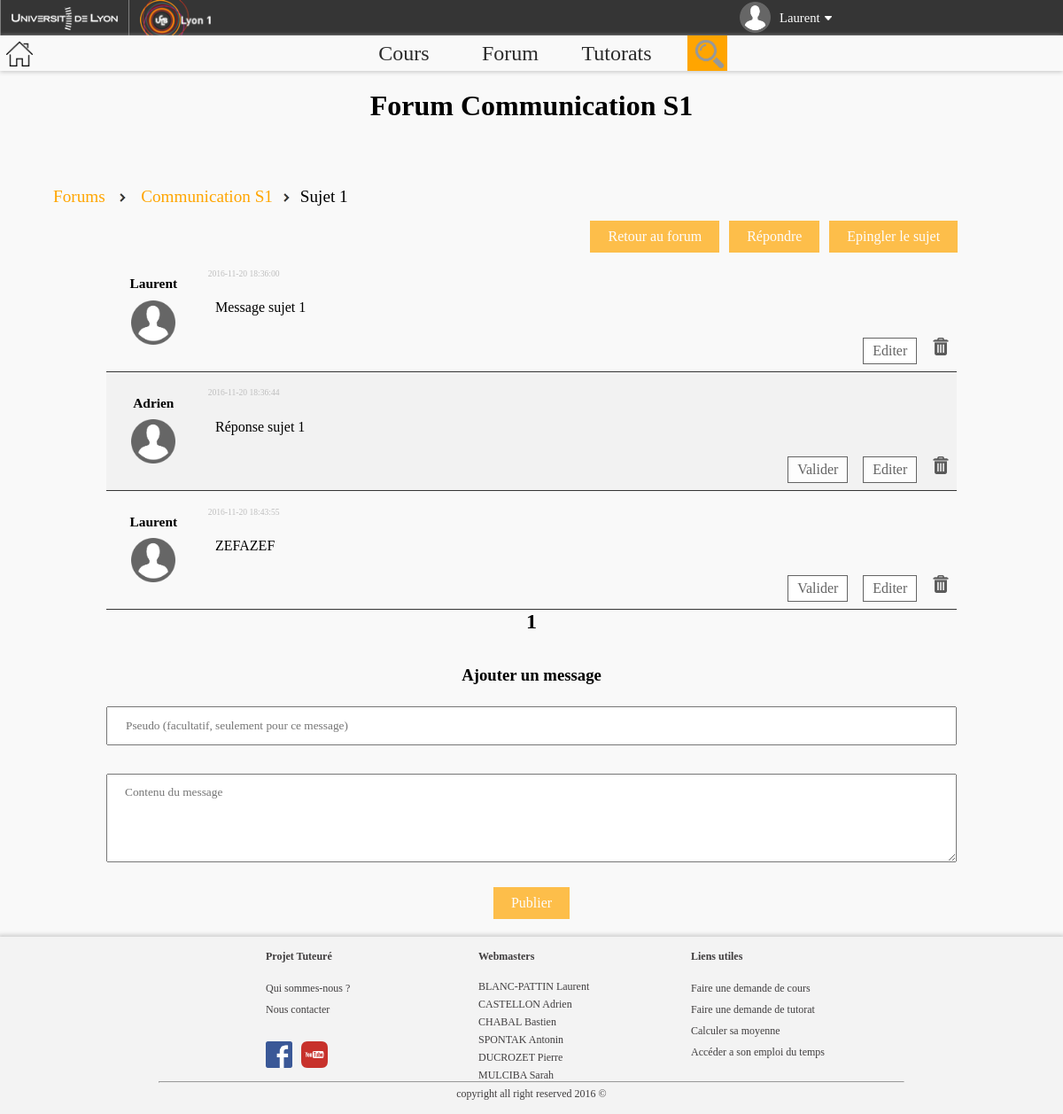
Screenshot of /Site/index.php?page=forum&sujet=150 (signed in) with the database file from the repository.
### tables this page shows
CREATE TABLE IF NOT EXISTS `utilisateurs` (
    `utilisateurID` INT(11) NOT NULL,
    `identifiant` VARCHAR(255) NOT NULL,
    `motDePasse` VARCHAR(255) NOT NULL,
    `prenom` VARCHAR(255) NOT NULL,
    `pseudo` VARCHAR(255) DEFAULT NULL,
    `statut` VARCHAR(255) DEFAULT NULL
);

CREATE TABLE IF NOT EXISTS `module` (
    `moduleID` INT(11) NOT NULL,
    `nomModule` VARCHAR(255) NOT NULL,
    `semestre` INT(11) NOT NULL,
    `enseignant` VARCHAR(255) DEFAULT NULL,
    `nbEpingle` INT(11) NOT NULL
);

CREATE TABLE IF NOT EXISTS `sujet` (
    `sujetID` INT(11) NOT NULL,
    `nom` VARCHAR(255) NOT NULL,
    `auteurID` INT(11) NOT NULL,
    `moduleID` INT(11) NOT NULL,
    `message` TEXT NOT NULL,
    `dateSujet` DATETIME NOT NULL,
    `epingle` TINYINT(1) NOT NULL,
    `clos` TINYINT(1) NOT NULL,
    `messageValide` TEXT,
    `nbVues` INT(11) NOT NULL,
    `nbRep` INT(11) NOT NULL,
    `priority` INT(11) NOT NULL,
    `dernierMessage` INT(11) DEFAULT NULL,
    `pseudo` VARCHAR(255) DEFAULT NULL,
    `dateDernierChangement` DATETIME NOT NULL
);

CREATE TABLE IF NOT EXISTS `message` (
    `messageID` INT(11) NOT NULL,
    `auteurID` INT(11) NOT NULL,
    `sujetID` INT(11) NOT NULL,
    `contenu` TEXT NOT NULL,
    `dateMessage` DATETIME NOT NULL,
    `messageValide` TINYINT(1) NOT NULL,
    `premierMessage` TINYINT(1) NOT NULL,
    `modification` DATETIME DEFAULT NULL,
    `pseudo` VARCHAR(255) DEFAULT NULL
);

### Site/Model/Model.php (called while the page is built)
<?php
	abstract class Model{
		private static $bdd;
		protected function executerRequete($sql, $params = null) {
			if ($params == null) {
				$resultat = self::getBdd()->query($sql);
			}
			else {
				$resultat = self::getBdd()->prepare($sql);
				$resultat->execute($params);
			}
			return $resultat;
		}
		private static function getBdd() {
			if(self::$bdd == null){
				require './bin/liaison.php';
				try{
					self::$bdd = new PDO('mysql:host='.$host .';dbname='.$nombase ,$user,$password);
				}
				catch(Exception $e){
					die ('Erreur de connexion : '.$e->getMessage());
				}
				self::$bdd->exec('SET NAMES utf8');
				self::$bdd->setAttribute(PDO::ATTR_ERRMODE,PDO::ERRMODE_EXCEPTION);
			}
			return self::$bdd;
		}
	}
?>

### Site/Model/SujetsManager.php (called while the page is built, shortened)
<?php
		require_once ("Model.php");
	 	class SujetsManager extends Model
		{
			public function getSujet($idSujet)
			{
			  $req = $this->executerRequete('SELECT sujetID,sujet.nom,auteurID,prenom,message,dateSujet,epingle,clos,messageValide,nbVues,nbRep,priority FROM sujet, utilisateurs WHERE sujetID=? AND auteurID=utilisateurID', array($idSujet));
			  $result=$req->fetch(PDO::FETCH_ASSOC);
			  return $result;
			}
			public function getModuleID($idSujet)
			{
			  $req = $this->executerRequete('SELECT moduleID FROM sujet WHERE sujetID=?', array($idSujet));
			  $result=$req->fetch(PDO::FETCH_ASSOC);
			  return $result['moduleID'];
			}
	}
?>

### Site/Model/ModuleManager.php (called while the page is built, shortened)
<?php
		require_once ("Model.php");
	 	class ModuleManager extends Model
		{
			public function getModule($idModule)
			{
				$req=$this->executerRequete('SELECT * FROM module WHERE moduleID=?', array($idModule));
				$result=$req->fetch(PDO::FETCH_ASSOC);
				return $result;
			}
	}
?>

### Site/Model/UsersManager.php (called while the page is built, shortened)
<?php
		require_once ("Model.php");
	 	class UsersManager extends Model
		{
		public function getUserName($login)
		{
			$requete = $this->executerRequete('SELECT prenom FROM utilisateurs where identifiant = ?', array($login));
			$data = $requete->fetch(PDO::FETCH_ASSOC);
			return $data;
		}
		public function getUserID($login)
		{
			$req = $this->executerRequete('SELECT utilisateurID FROM utilisateurs WHERE identifiant=?', array($login));
			$data=$req->fetch(PDO::FETCH_ASSOC);
			return $data['utilisateurID'];
		}
		public function getStatut($login)
		{
			$req = $this->executerRequete('SELECT utilisateurs.statut FROM utilisateurs WHERE identifiant=?', array($login));
			$data=$req->fetch(PDO::FETCH_ASSOC);
			return $data['statut'];
		}
	}

### Site/Model/MessagesManager.php (called while the page is built, shortened)
<?php
		require_once ("Model.php");
	 	class MessagesManager extends Model
		{
			public function getMessageLimite($idSujet,$limiteDeb,$nbParPage)
			{
			  $req = $this->executerRequete('SELECT messageID,prenom,auteurID,sujetID,contenu,dateMessage,messageValide,premierMessage,modification,message.pseudo FROM message,utilisateurs WHERE sujetID=? AND auteurID=utilisateurID ORDER BY dateMessage ASC LIMIT  '.$limiteDeb.', '.$nbParPage, array($idSujet));
			  $result=$req->fetchALL(PDO::FETCH_ASSOC);
			  return $result;
			}
			public function getMessage($idSujet)
			{
			  $req = $this->executerRequete('SELECT messageID,prenom,auteurID,sujetID,contenu,dateMessage,messageValide,premierMessage,modification FROM message,utilisateurs WHERE sujetID=? AND auteurID=utilisateurID ORDER BY dateMessage asc', array($idSujet));
			  $result=$req->fetchALL(PDO::FETCH_ASSOC);
			  return $result;
			}
	}
?>

### Site/bin/liaison.php (called while the page is built)
<?php
$host ="localhost";
$user ="root";
$password="";
$nombase="h2i_iut";
?>

### Site/Views/sujet.php (the view, shortened to what this page needs)
<?php
		echo '<h1>Forum '.$module['nomModule'].'</h1>
		<h2 id="titreSujet">
			<a href="index.php?page=forum">Forums</a>
			<img class="fleche" src="media/images/flecheDroite.png" alt="vers">
			<a href="index.php?page=forum&actionForum=afficher&moduleID='.$moduleID.'">'.$module['nomModule'].'</a>';
			if($sujet['epingle']==False)
			{
				echo '<img class="fleche" src="media/images/flecheDroite.png" alt="vers">'.$sujet['nom'].'';
			}
			else
			{
				echo '<img class="fleche" src="media/images/flecheDroite.png" alt="vers">'.$sujet['nom'].' (sujet épinglé)';
			}
		echo '</h2>
		<nav id="optionsSujet">';
			if($sujet['epingle']==False && ($statutUtilisateur=="Admin" || $statutUtilisateur=="Enseignant" || $statutUtilisateur=="Tuteur" || $statutUtilisateur=="Superuser") && $module['nbEpingle']<3)
			{
				echo '<a href="index.php?page=forum&actionForum=epingler&id='.$sujet['sujetID'].'" class="buttonEpingle">Epingler le sujet</a>';
			}
			elseif($sujet['epingle']==True && ($statutUtilisateur=="Admin" || $statutUtilisateur=="Enseignant" || $statutUtilisateur=="Tuteur" || $statutUtilisateur=="Superuser"))
			{
				echo '<a href="index.php?page=forum&actionForum=desepingler&id='.$sujet['sujetID'].'" class="buttonEpingle">Détacher le sujet</a>';
			}
			echo '<a href="#repondreAncrage" class="buttonEpingle">Répondre</a>
			<a href="index.php?page=forum&actionForum=afficher&moduleID='.$moduleID.'" class="buttonEpingle">Retour au forum</a>
		</nav>
		<table id="reponses">';
			foreach($messages as $ligne)
			{
				echo '<tr>
					<td id="informations">';
					if($ligne['pseudo']==NULL){
						echo '<p class="auteur">'.$ligne['prenom'].'</p>';
					}
					else
					{
						echo '<p class="auteur">'.$ligne['pseudo'].'</p>';
					}
						echo '<img class="avatar" alt="account" src="media/images/account.png" />
					</td>';
					if(isset($messageEdition) && $ligne['messageID']==$messageEdition)
					{
						echo '<td id="rep">
							<form method="post" action="index.php?page=forum&actionForum=modif_message">
							  <p><input type="hidden" name="id" value='.$ligne['messageID'].'></p>
							  <p><textarea name="message" id="message" placeholder="">'.$contenu.'</textarea></p>
							  <p><input type="submit" value="Publier" class="button"></p>
							</form>
						</td>';
					}
					else
					{
						echo '<td id="rep">
						<p class="date">'.$ligne['dateMessage'].'</p>';
						echo '<p id="contenu">'.$ligne['contenu'].'</p>';
						if($ligne['auteurID']==$utilisateurID || $statutUtilisateur=="Admin")
						{
							echo '<p><a href="index.php?page=forum&actionForum=supprmessage&idm='.$ligne['messageID'].'"><img class="poubelle" src="media/images/poubelle.png" alt="poubelle"></a></p>';
							echo '<p><a href="index.php?page=forum&actionForum=editer&idm='.$ligne['messageID'].'" id="delete">Editer</a></p>';
						}
						else
						{
							echo '<p><a href="index.php?page=forum&actionForum=signaler&idm='.$ligne['messageID'].'"><img class="poubelle" src="media/images/signaler.png" alt="signaler" title="Signaler le message"></a></p>';
						}
						if($sujet['clos']==False && $ligne['premierMessage']==False && ($statutUtilisateur=="Enseignant" || $statutUtilisateur=="Tuteur" || $statutUtilisateur=="Superuser"))
						{
							echo '<p><a href="index.php?page=forum&actionForum=fermer&idm='.$ligne['messageID'].'" id="delete">Valider</a></p>';
						}
						elseif($ligne['messageValide']==True && ($statutUtilisateur=="Enseignant" || $statutUtilisateur=="Tuteur" || $statutUtilisateur=="Superuser"))
						{
							echo '<p><a href="index.php?page=forum&actionForum=ouvrir&idm='.$ligne['messageID'].'" id="delete">Invalider</a></p>';
						}
						echo '</td>';
					}
				echo '</tr>';
			}
		echo '</table>';
		echo '<div id="no">';
			for($i=1 ; $i<=$rapport+1 ; $i++)
			{
				if($i==$page)
				{
					echo '<span class="noCurrentPage">'.$i.'</span>';
				}
				else
				{
					echo '<a href="index.php?page=forum&sujet='.$sujet['sujetID'].'&p='.$i.'" class="noPage">'.$i.'</a>';
				}
			}
		echo '</div>
		<span id="repondreAncrage">';
			if($sujet['clos']==False)
			{
				echo '<h3>Ajouter un message</h3>
				<form method="post" action="index.php?page=forum&actionForum=ajout_message">
				  <p><input type="hidden" name="id" value='.$sujet['sujetID'].'></p>
				  <p><input type="text" name="pseudo" value="" placeholder="Pseudo (facultatif, seulement pour ce message)"></p>
				  <p><textarea name="message" id="message" placeholder="Contenu du message"></textarea></p>
				  <p><input type="submit" value="Publier" class="button"></p>
				</form>';
			}
			else
			{
				echo '<p class="erreur">Ce sujet a été validé. Il est impossible de publier de nouvelles réponses sauf s"il est invalidé par un membre habilité.</p>';
			}
		echo '</span>';
		require_once("Views/layout.php");
?>

### Site/includes/header.php (shortened to what this page needs)
<header id="header" >
		<div class="bh2" id="bh2">
			<a href=""> <img class="account"  alt="account" src="./media/images/account.png" />
				<p><?php echo $prenom['prenom'];  ?> </p>
				<img class="flecheMonCompte"  alt="account" src="./media/images/fleche.png" />   </a> </div>
		<a href="http://www.universite-lyon.fr/" title="Universités de Lyon"> <img class="univ"  alt="Universités de Lyon"  src="./media/images/comue.png"/> </a>
		<a href="http://iut.univ-lyon1.fr/" title="IUT lyon 1"> <img title="IUT lyon 1" alt="IUT" class="iut"  src="./media/images/lyon1.png"/> </a>
</header>
<nav id="sousheader" class="fixed">
			<a title="Accueil" href="index.php?page=accueil"><img class='home'  alt="Accueil" src="./media/images/home.png"/></a>
			<a class="bsh1" href="index.php?page=cours">Cours</a>
			<a class="bsh2" href="index.php?page=forum">Forum</a>
			<a class="bsh3" href="index.php?page=tutorats">Tutorats</a>
			<form id="search">
				<input  type="image"   id="loupe"  alt="recherche" class="loupe" src="./media/images/loupe.png"/>
			</form>
</nav>

### rows the page displays
utilisateurs: prenom "Laurent"
module: nomModule "Communication S1"
sujet: nom "Sujet 1"
message: pseudo "Laurent", dateMessage "2016-11-20 18:36:00", contenu "Message sujet 1"
message: pseudo "Adrien", dateMessage "2016-11-20 18:36:44", contenu "Réponse sujet 1"
message: auteurID.prenom "Laurent", dateMessage "2016-11-20 18:43:55", contenu "ZEFAZEF"
